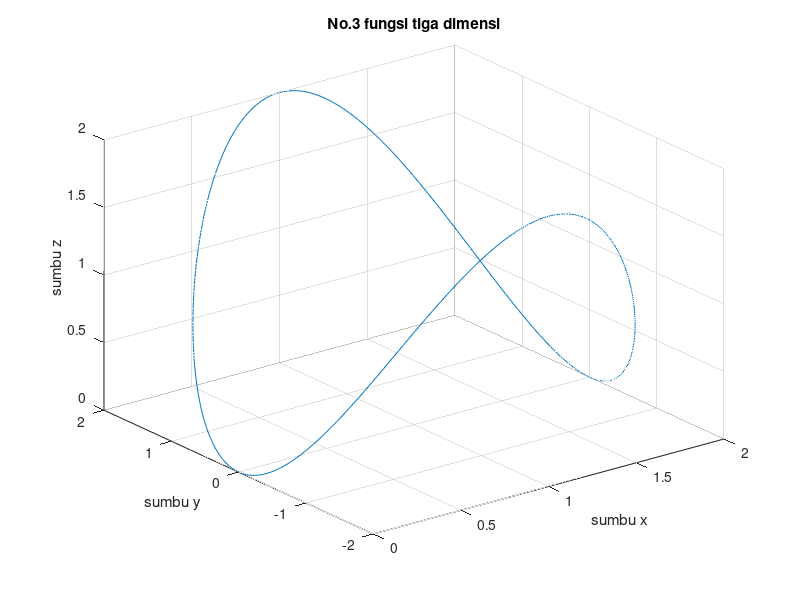

Write the MATLAB code that produced this figure.
t = 0:0.01:2*pi;

x=1+cos(t);
y=2*sin(t);
z=1-cos(2*t);

plot3(x,y,z);
grid on;
xlabel('sumbu x'); ylabel('sumbu y'); zlabel('sumbu z');
title('No.3 fungsi tiga dimensi');